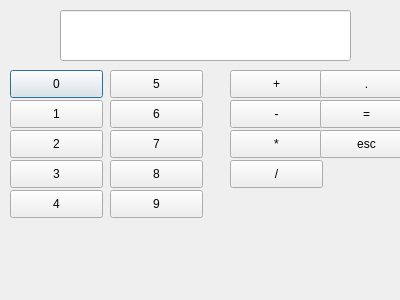
<?xml version="1.0" encoding="UTF-8"?>
<ui version="4.0">
 <class>Dialog</class>
 <widget class="QDialog" name="Dialog">
  <property name="geometry">
   <rect>
    <x>0</x>
    <y>0</y>
    <width>400</width>
    <height>300</height>
   </rect>
  </property>
  <property name="windowTitle">
   <string>Dialog</string>
  </property>
  <widget class="QLineEdit" name="man_hinh">
   <property name="geometry">
    <rect>
     <x>60</x>
     <y>10</y>
     <width>291</width>
     <height>51</height>
    </rect>
   </property>
   <property name="alignment">
    <set>Qt::AlignRight|Qt::AlignTrailing|Qt::AlignVCenter</set>
   </property>
  </widget>
  <widget class="QPushButton" name="nut_0">
   <property name="geometry">
    <rect>
     <x>10</x>
     <y>70</y>
     <width>93</width>
     <height>28</height>
    </rect>
   </property>
   <property name="text">
    <string>0</string>
   </property>
  </widget>
  <widget class="QPushButton" name="nut_1">
   <property name="geometry">
    <rect>
     <x>10</x>
     <y>100</y>
     <width>93</width>
     <height>28</height>
    </rect>
   </property>
   <property name="text">
    <string>1</string>
   </property>
  </widget>
  <widget class="QPushButton" name="nut_2">
   <property name="geometry">
    <rect>
     <x>10</x>
     <y>130</y>
     <width>93</width>
     <height>28</height>
    </rect>
   </property>
   <property name="text">
    <string>2</string>
   </property>
  </widget>
  <widget class="QPushButton" name="nut_3">
   <property name="geometry">
    <rect>
     <x>10</x>
     <y>160</y>
     <width>93</width>
     <height>28</height>
    </rect>
   </property>
   <property name="text">
    <string>3</string>
   </property>
  </widget>
  <widget class="QPushButton" name="nut_4">
   <property name="geometry">
    <rect>
     <x>10</x>
     <y>190</y>
     <width>93</width>
     <height>28</height>
    </rect>
   </property>
   <property name="text">
    <string>4</string>
   </property>
  </widget>
  <widget class="QPushButton" name="nut_5">
   <property name="geometry">
    <rect>
     <x>110</x>
     <y>70</y>
     <width>93</width>
     <height>28</height>
    </rect>
   </property>
   <property name="text">
    <string>5</string>
   </property>
  </widget>
  <widget class="QPushButton" name="nut_6">
   <property name="geometry">
    <rect>
     <x>110</x>
     <y>100</y>
     <width>93</width>
     <height>28</height>
    </rect>
   </property>
   <property name="text">
    <string>6</string>
   </property>
  </widget>
  <widget class="QPushButton" name="nut_7">
   <property name="geometry">
    <rect>
     <x>110</x>
     <y>130</y>
     <width>93</width>
     <height>28</height>
    </rect>
   </property>
   <property name="text">
    <string>7</string>
   </property>
  </widget>
  <widget class="QPushButton" name="nut_8">
   <property name="geometry">
    <rect>
     <x>110</x>
     <y>160</y>
     <width>93</width>
     <height>28</height>
    </rect>
   </property>
   <property name="text">
    <string>8</string>
   </property>
  </widget>
  <widget class="QPushButton" name="nut_9">
   <property name="geometry">
    <rect>
     <x>110</x>
     <y>190</y>
     <width>93</width>
     <height>28</height>
    </rect>
   </property>
   <property name="text">
    <string>9</string>
   </property>
  </widget>
  <widget class="QPushButton" name="nut_cong">
   <property name="geometry">
    <rect>
     <x>230</x>
     <y>70</y>
     <width>93</width>
     <height>28</height>
    </rect>
   </property>
   <property name="text">
    <string>+</string>
   </property>
  </widget>
  <widget class="QPushButton" name="nut_tru">
   <property name="geometry">
    <rect>
     <x>230</x>
     <y>100</y>
     <width>93</width>
     <height>28</height>
    </rect>
   </property>
   <property name="text">
    <string>-</string>
   </property>
  </widget>
  <widget class="QPushButton" name="nut_nhan">
   <property name="geometry">
    <rect>
     <x>230</x>
     <y>130</y>
     <width>93</width>
     <height>28</height>
    </rect>
   </property>
   <property name="text">
    <string>*</string>
   </property>
  </widget>
  <widget class="QPushButton" name="nut_chia">
   <property name="geometry">
    <rect>
     <x>230</x>
     <y>160</y>
     <width>93</width>
     <height>28</height>
    </rect>
   </property>
   <property name="text">
    <string>/</string>
   </property>
  </widget>
  <widget class="QPushButton" name="nut_cham">
   <property name="geometry">
    <rect>
     <x>320</x>
     <y>70</y>
     <width>93</width>
     <height>28</height>
    </rect>
   </property>
   <property name="text">
    <string>.</string>
   </property>
  </widget>
  <widget class="QPushButton" name="nut_bang">
   <property name="geometry">
    <rect>
     <x>320</x>
     <y>100</y>
     <width>93</width>
     <height>28</height>
    </rect>
   </property>
   <property name="text">
    <string>=</string>
   </property>
  </widget>
  <widget class="QPushButton" name="nut_c">
   <property name="geometry">
    <rect>
     <x>320</x>
     <y>130</y>
     <width>93</width>
     <height>28</height>
    </rect>
   </property>
   <property name="text">
    <string>esc</string>
   </property>
  </widget>
 </widget>
 <resources/>
 <connections/>
</ui>
